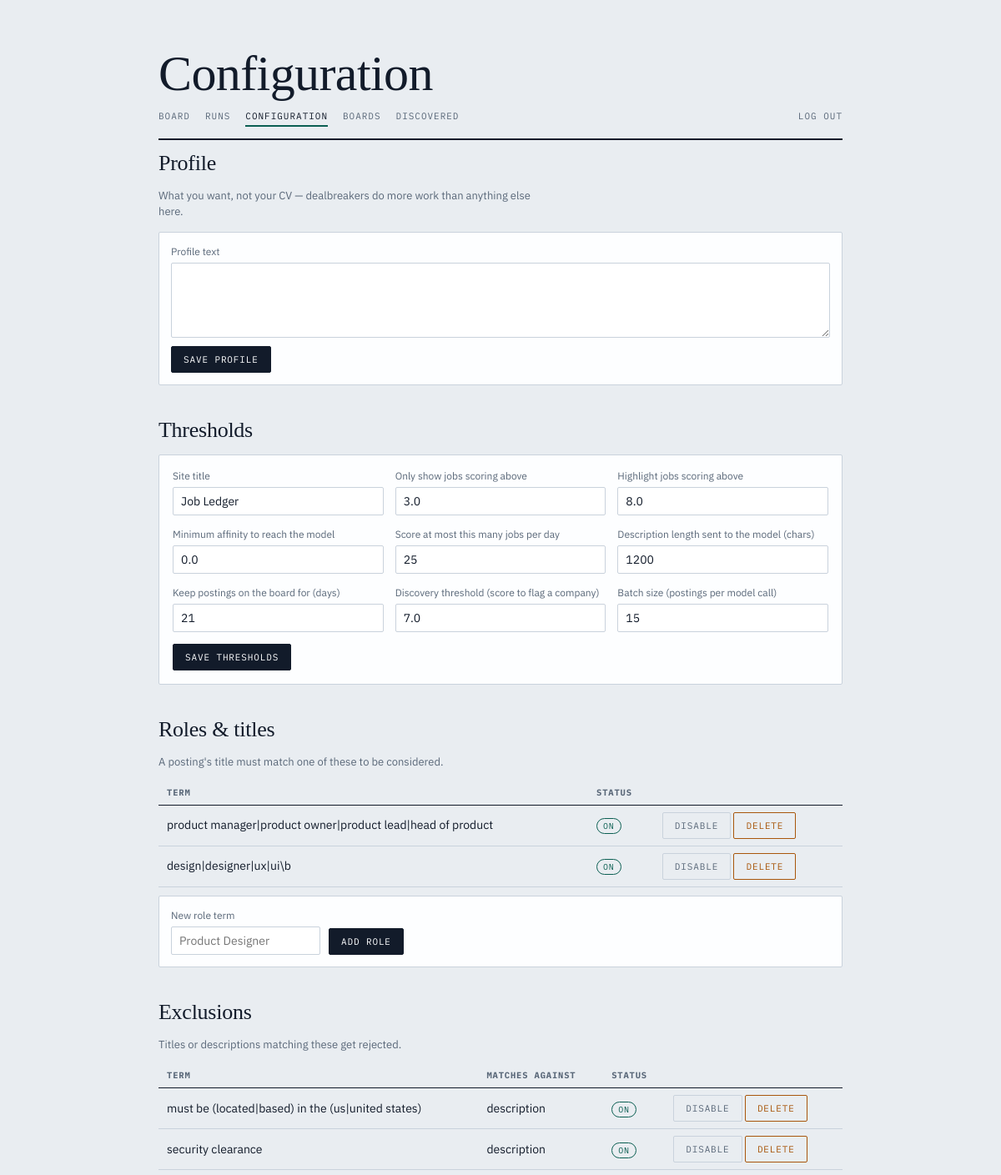
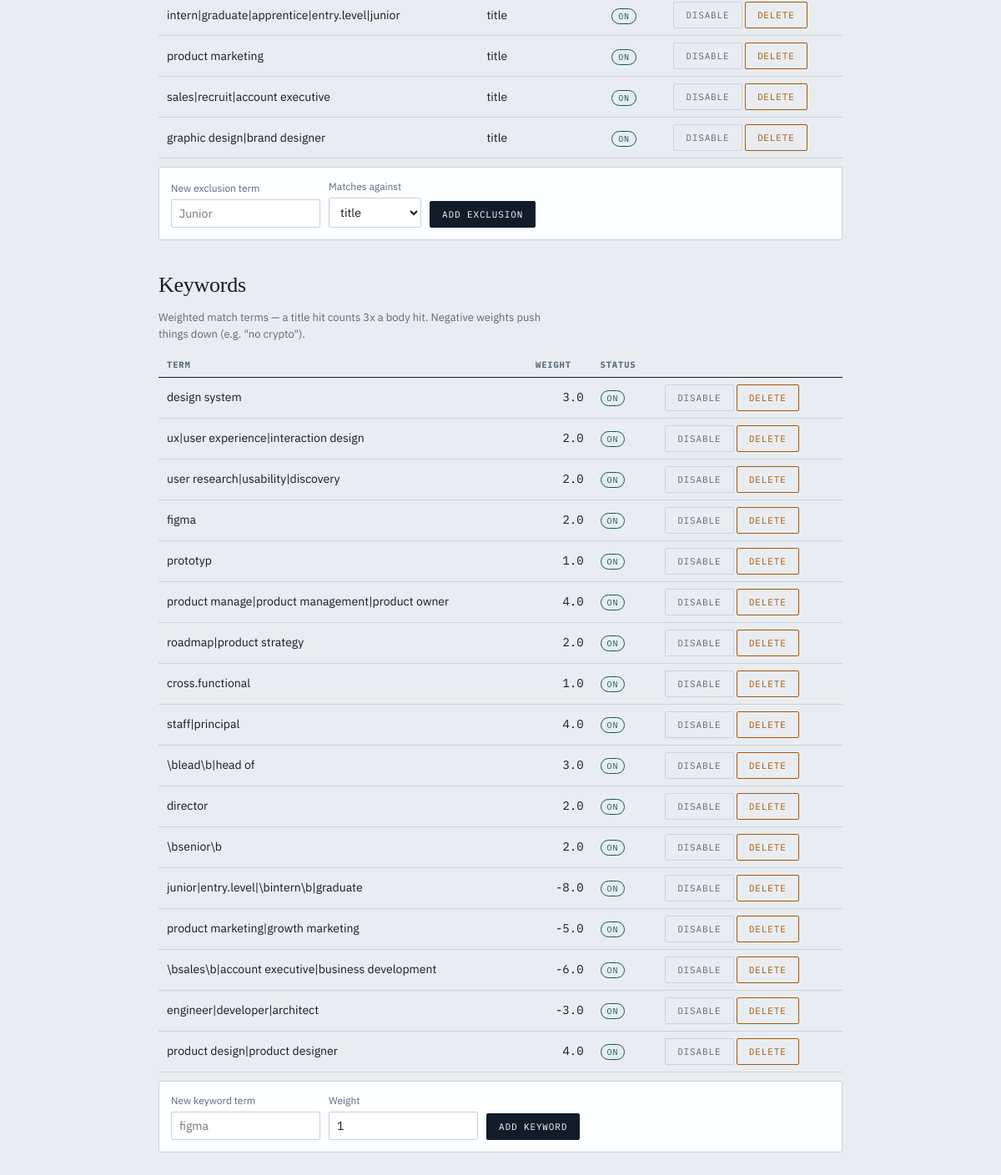
The app's page /config (signed in) with its own data (2 pictures, top to bottom).
### tables this page shows
CREATE TABLE settings (
    id                  INTEGER PRIMARY KEY CHECK (id = 1),
    profile_text        TEXT NOT NULL DEFAULT '',
    site_title          TEXT NOT NULL DEFAULT 'Job Ledger',
    display_threshold   REAL NOT NULL DEFAULT 5.0,
    highlight_threshold REAL NOT NULL DEFAULT 8.0,
    min_affinity        REAL NOT NULL DEFAULT 0.0,
    max_to_model         INTEGER NOT NULL DEFAULT 25,
    description_chars   INTEGER NOT NULL DEFAULT 1200,
    retain_days         INTEGER NOT NULL DEFAULT 21,
    discovery_threshold REAL NOT NULL DEFAULT 7.0,
    batch_size          INTEGER NOT NULL DEFAULT 15,
    title_boost         REAL NOT NULL DEFAULT 3.0,
    polite_delay        REAL NOT NULL DEFAULT 1.0
);

CREATE TABLE roles (
    id      INTEGER PRIMARY KEY AUTOINCREMENT,
    term    TEXT NOT NULL,
    enabled INTEGER NOT NULL DEFAULT 1
);

CREATE TABLE exclusions (
    id      INTEGER PRIMARY KEY AUTOINCREMENT,
    term    TEXT NOT NULL,
    scope   TEXT NOT NULL DEFAULT 'title' CHECK (scope IN ('title', 'description')),
    enabled INTEGER NOT NULL DEFAULT 1
);

CREATE TABLE keywords (
    id      INTEGER PRIMARY KEY AUTOINCREMENT,
    term    TEXT NOT NULL,
    weight  REAL NOT NULL,
    enabled INTEGER NOT NULL DEFAULT 1
);

### web.py (the view)
@app.get("/config", response_class=HTMLResponse)
def config_page(request: Request):
    with db.connect() as conn:
        db.init_schema(conn)
        settings = db.get_settings(conn)
        roles = db.list_roles(conn)
        exclusions = db.list_exclusions(conn)
        keywords = db.list_keywords(conn)
    return templates.TemplateResponse(request, "config.html", {
        "active": "config",
        "settings": settings, "roles": roles, "exclusions": exclusions, "keywords": keywords,
        "profile_env_set": bool(os.environ.get("PROFILE")),
        **flash_ctx(request),
    })

### templates/config.html (shortened to what this page needs)
{% extends "base.html" %}
{% block h1 %}Configuration{% endblock %}
{% block content %}
<h2 class="section">Profile</h2>
<p class="hint">What you want, not your CV — dealbreakers do more work than
anything else here. </p>
<form class="row-form" method="post" action="/config/settings" style="display:block">
  <label style="width:100%">Profile text
    <textarea name="profile_text" style="width:100%">{{ settings.profile_text }}</textarea>
  </label>
  <div style="margin-top:10px"><button type="submit">Save profile</button></div>
</form>
<h2 class="section">Thresholds</h2>
<form class="settings-form" method="post" action="/config/settings">
  <label>Site title
    <input type="text" name="site_title" value="{{ settings.site_title }}">
  </label>
  <label>Only show jobs scoring above
    <input type="number" step="0.5" name="display_threshold" value="{{ settings.display_threshold }}">
  </label>
  <label>Highlight jobs scoring above
    <input type="number" step="0.5" name="highlight_threshold" value="{{ settings.highlight_threshold }}">
  </label>
  <label>Minimum affinity to reach the model
    <input type="number" step="0.5" name="min_affinity" value="{{ settings.min_affinity }}">
  </label>
  <label>Score at most this many jobs per day
    <input type="number" step="1" name="max_to_model" value="{{ settings.max_to_model }}">
  </label>
  <label>Description length sent to the model (chars)
    <input type="number" step="100" name="description_chars" value="{{ settings.description_chars }}">
  </label>
  <label>Keep postings on the board for (days)
    <input type="number" step="1" name="retain_days" value="{{ settings.retain_days }}">
  </label>
  <label>Discovery threshold (score to flag a company)
    <input type="number" step="0.5" name="discovery_threshold" value="{{ settings.discovery_threshold }}">
  </label>
  <label>Batch size (postings per model call)
    <input type="number" step="1" name="batch_size" value="{{ settings.batch_size }}">
  </label>
  <div style="align-self:flex-end"><button type="submit">Save thresholds</button></div>
</form>
<h2 class="section">Roles &amp; titles</h2>
<p class="hint">A posting's title must match one of these to be considered.</p>
<table class="grid">
  <tr><th>term</th><th>status</th><th></th></tr>
  {% for r in roles %}
  <tr>
    <td>{{ r.term }}</td>
    <td><span class="pill {{ 'on' if r.enabled else 'off' }}">{{ 'on' if r.enabled else 'off' }}</span></td>
    <td>
      <form class="inline" method="post" action="/roles/{{ r.id }}/toggle">
        <button class="ghost" type="submit">{{ 'disable' if r.enabled else 'enable' }}</button>
      </form>
      <form class="inline" method="post" action="/roles/{{ r.id }}/delete">
        <button class="danger" type="submit">delete</button>
      </form>
    </td>
  </tr>
  {% endfor %}
</table>
<form class="row-form" method="post" action="/roles/add">
  <label>New role term<input type="text" name="term" placeholder="Product Designer" required></label>
  <button type="submit">Add role</button>
</form>
<h2 class="section">Exclusions</h2>
<p class="hint">Titles or descriptions matching these get rejected.</p>
<table class="grid">
  <tr><th>term</th><th>matches against</th><th>status</th><th></th></tr>
  {% for e in exclusions %}
  <tr>
    <td>{{ e.term }}</td>
    <td>{{ e.scope }}</td>
    <td><span class="pill {{ 'on' if e.enabled else 'off' }}">{{ 'on' if e.enabled else 'off' }}</span></td>
    <td>
      <form class="inline" method="post" action="/exclusions/{{ e.id }}/toggle">
        <button class="ghost" type="submit">{{ 'disable' if e.enabled else 'enable' }}</button>
      </form>
      <form class="inline" method="post" action="/exclusions/{{ e.id }}/delete">
        <button class="danger" type="submit">delete</button>
      </form>
    </td>
  </tr>
  {% endfor %}
</table>
<form class="row-form" method="post" action="/exclusions/add">
  <label>New exclusion term<input type="text" name="term" placeholder="Junior" required></label>
  <label>Matches against
    <select name="scope">
      <option value="title">title</option>
    </select>
  </label>
  <button type="submit">Add exclusion</button>
</form>
<h2 class="section">Keywords</h2>
<p class="hint">Weighted match terms — a title hit counts {{ '%g'|format(settings.title_boost) }}x a body hit.
Negative weights push things down (e.g. "no crypto").</p>
<table class="grid">
  <tr><th>term</th><th>weight</th><th>status</th><th></th></tr>
  {% for k in keywords %}
  <tr>
    <td>{{ k.term }}</td>
    <td class="num">{{ k.weight }}</td>
    <td><span class="pill {{ 'on' if k.enabled else 'off' }}">{{ 'on' if k.enabled else 'off' }}</span></td>
    <td>
      <form class="inline" method="post" action="/keywords/{{ k.id }}/toggle">
        <button class="ghost" type="submit">{{ 'disable' if k.enabled else 'enable' }}</button>
      </form>
      <form class="inline" method="post" action="/keywords/{{ k.id }}/delete">
        <button class="danger" type="submit">delete</button>
      </form>
    </td>
  </tr>
  {% endfor %}
</table>
<form class="row-form" method="post" action="/keywords/add">
  <label>New keyword term<input type="text" name="term" placeholder="figma" required></label>
  <label>Weight<input type="number" step="0.5" name="weight" value="1" required></label>
  <button type="submit">Add keyword</button>
</form>
{% endblock %}

### templates/base.html (shortened to what this page needs)
<!doctype html>
<html lang="en">
<head>
</head>
<body>
<div class="wrap">
<header>
  <h1>{% block h1 %}Job Ledger{% endblock %}</h1>
  <div class="nav">
    <a href="/" aria-current="{{ 'page' if active == 'board' else 'false' }}">Board</a>
    <a href="/runs" aria-current="{{ 'page' if active == 'runs' else 'false' }}">Runs</a>
    <a href="/config" aria-current="{{ 'page' if active == 'config' else 'false' }}">Configuration</a>
    <a href="/boards" aria-current="{{ 'page' if active == 'boards' else 'false' }}">Boards</a>
    <a href="/discovered" aria-current="{{ 'page' if active == 'discovered' else 'false' }}">Discovered</a>
    <a href="/logout" style="margin-left:auto">Log out</a>
  </div>
</header>
{% block content %}{% endblock %}
</div>
</body>
</html>

### templates/base.html (style rules this page uses)
h2.section { font-family:"Instrument Serif",Georgia,serif; font-weight:400; font-size:26px; margin:34px 0 10px; letter-spacing:-.01em; }
h2.section:first-of-type { margin-top:6px }
table.grid { width:100%; border-collapse:collapse; margin-bottom:10px }
table.grid th { font-family:"IBM Plex Mono",ui-monospace,monospace; font-size:10.5px; letter-spacing:.08em; text-transform:uppercase; color:var(--soft); text-align:left; padding:6px 10px; border-bottom:1px solid var(--ink); }
table.grid td { padding:8px 10px; border-bottom:1px solid var(--rule); font-size:14px; vertical-align:middle; }
table.grid td.num { font-family:"IBM Plex Mono",ui-monospace,monospace; font-variant-numeric:tabular-nums; text-align:right; }
form.inline { display:inline }
form.row-form { display:flex; flex-wrap:wrap; gap:10px; align-items:flex-end; background:var(--card); border:1px solid var(--rule); border-radius:2px; padding:14px; margin-bottom:22px; }
form.row-form label { display:flex; flex-direction:column; gap:4px; font-size:12px; color:var(--soft) }
form.settings-form { display:grid; grid-template-columns:repeat(auto-fill,minmax(210px,1fr)); gap:14px; background:var(--card); border:1px solid var(--rule); border-radius:2px; padding:16px; margin-bottom:22px; }
form.settings-form label { display:flex; flex-direction:column; gap:4px; font-size:12px; color:var(--soft) }
input[type=text],input[type=number],textarea,select { font-family:"IBM Plex Sans",system-ui,sans-serif; font-size:14px; border:1px solid var(--rule); border-radius:2px; padding:7px 9px; background:#fff; color:var(--ink); }
textarea { font-family:"IBM Plex Mono",ui-monospace,monospace; font-size:12.5px; min-height:90px; resize:vertical }
button { font-family:"IBM Plex Mono",ui-monospace,monospace; font-size:11px; letter-spacing:.08em; text-transform:uppercase; cursor:pointer; border:1px solid var(--ink); border-radius:2px; background:var(--ink); color:var(--card); padding:8px 14px; }
button.ghost { background:transparent; color:var(--soft); border-color:var(--rule) }
button.danger { background:transparent; color:var(--fresh); border-color:var(--fresh) }
.pill { font-family:"IBM Plex Mono",ui-monospace,monospace; font-size:10px; letter-spacing:.08em; text-transform:uppercase; padding:2px 7px; border-radius:10px; border:1px solid var(--rule); color:var(--soft); }
.pill.on { color:var(--strong); border-color:var(--strong) }
.hint { color:var(--soft); font-size:13px; max-width:60ch; margin-bottom:14px }

### records on screen
settings: site_title "Job Ledger", display_threshold "3.0", highlight_threshold "8.0", min_affinity "0.0", max_to_model "25", description_chars "1200", retain_days "21", discovery_threshold "7.0", batch_size "15", title_boost "3"
roles: term "product manager|product owner|product lead|head of product", enabled "ON", enabled "DISABLE"
roles: term "design|designer|ux|ui\\b", enabled "ON", enabled "DISABLE"
exclusions: term "must be (located|based) in the (us|united states)", scope "description", enabled "ON", enabled "DISABLE"
exclusions: term "security clearance", scope "description", enabled "ON", enabled "DISABLE"
exclusions: term "intern|graduate|apprentice|entry.level|junior", scope "title", enabled "ON", enabled "DISABLE"
exclusions: term "product marketing", scope "title", enabled "ON", enabled "DISABLE"
exclusions: term "sales|recruit|account executive", scope "title", enabled "ON", enabled "DISABLE"
exclusions: term "graphic design|brand designer", scope "title", enabled "ON", enabled "DISABLE"
keywords: term "design system", weight "3.0", enabled "ON", enabled "DISABLE"
keywords: term "ux|user experience|interaction design", weight "2.0", enabled "ON", enabled "DISABLE"
keywords: term "user research|usability|discovery", weight "2.0", enabled "ON", enabled "DISABLE"
keywords: term "figma", weight "2.0", enabled "ON", enabled "DISABLE"
keywords: term "prototyp", weight "1.0", enabled "ON", enabled "DISABLE"
keywords: term "product manage|product management|product owner", weight "4.0", enabled "ON", enabled "DISABLE"
keywords: term "roadmap|product strategy", weight "2.0", enabled "ON", enabled "DISABLE"
keywords: term "cross.functional", weight "1.0", enabled "ON", enabled "DISABLE"
keywords: term "staff|principal", weight "4.0", enabled "ON", enabled "DISABLE"
keywords: term "\\blead\\b|head of", weight "3.0", enabled "ON", enabled "DISABLE"
keywords: term "director", weight "2.0", enabled "ON", enabled "DISABLE"
keywords: term "\\bsenior\\b", weight "2.0", enabled "ON", enabled "DISABLE"
keywords: term "junior|entry.level|\\bintern\\b|graduate", weight "-8.0", enabled "ON", enabled "DISABLE"
keywords: term "product marketing|growth marketing", weight "-5.0", enabled "ON", enabled "DISABLE"
keywords: term "\\bsales\\b|account executive|business development", weight "-6.0", enabled "ON", enabled "DISABLE"
keywords: term "engineer|developer|architect", weight "-3.0", enabled "ON", enabled "DISABLE"
keywords: term "product design|product designer", weight "4.0", enabled "ON", enabled "DISABLE"
